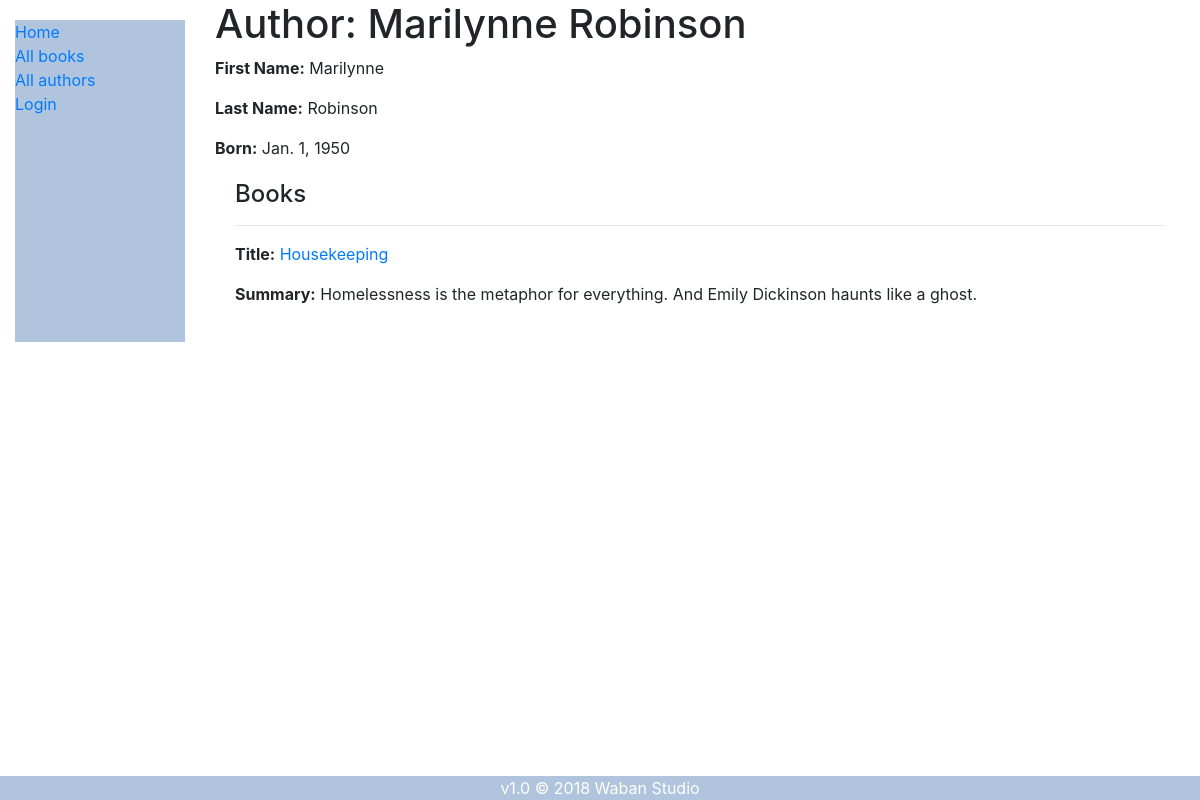
/catalog/author/3, run on an earlier commit of the app's database.
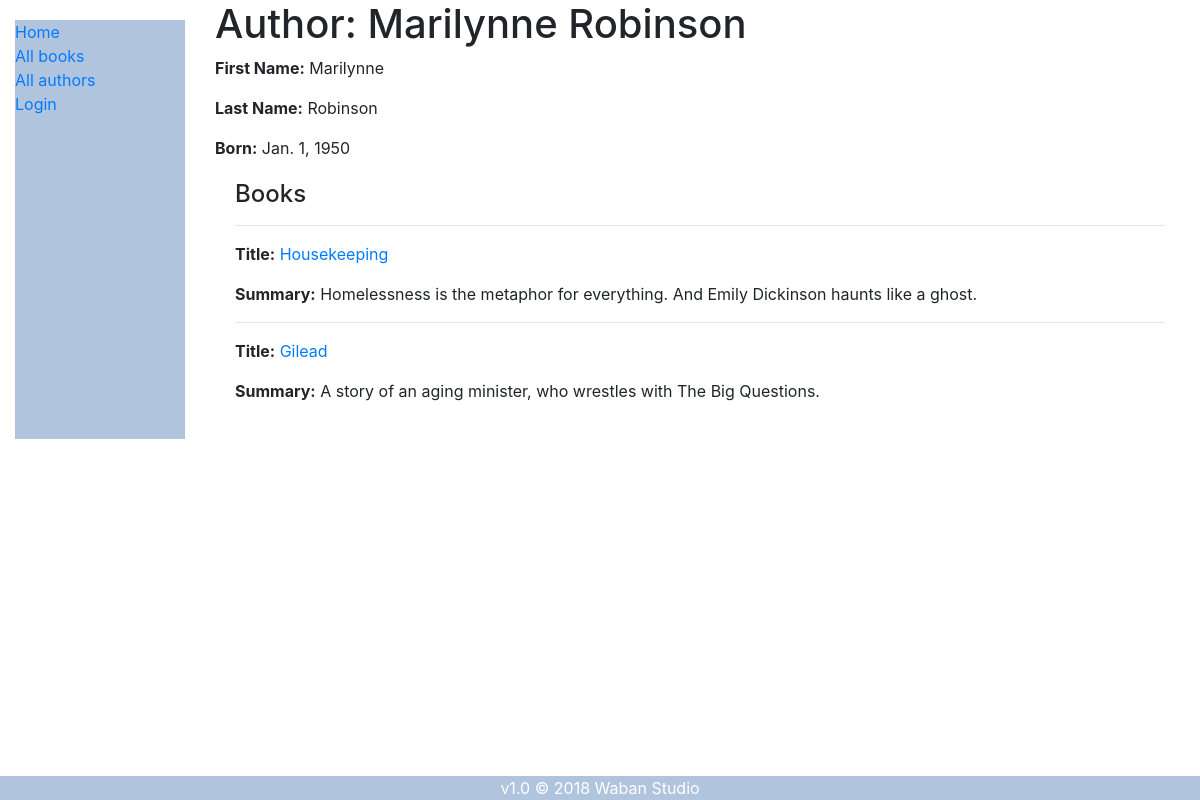
And on a later commit of the database.
### catalog/models.py (models this page shows, shortened)
class Book(models.Model):
    title = models.CharField('title', max_length=200)
    author = models.ForeignKey('author', on_delete=models.SET_NULL, null=True)
    summary = models.TextField(max_length=1000, help_text='Enter a brief description of the book')
    isbn = models.CharField('isbn', max_length=13, help_text='13 Character <a href="https://www.isbn-international.org/content/what-isbn">ISBN number</a>')
    genre = models.ManyToManyField(Genre, help_text='Select a genre for this book')
    class Meta:
        permissions = (("can_delete_book", "Delete book"),)
    def get_absolute_url(self):
        return reverse('book-detail', args=[str(self.id)])
    def display_genre(self):
        """Create a string for the Genre. This is required to display genre in Admin."""
        return ', '.join(genre.name for genre in self.genre.all()[:3])
    display_genre.short_description = 'Genre'

### catalog/views.py (the view)
# urls.py: path('author/<int:pk>', views.AuthorDetailView.as_view(), name='author-detail'),
class AuthorDetailView(generic.DetailView):
    model = Author

### catalog/templates/catalog/author_detail.html (shortened to what this page needs)
{% extends "base_generic.html" %}
{% block content %}
  <h1>Author: {{ author.first_name }} {{ author.last_name }}</h1>
  <p><strong>First Name:</strong> {{ author.first_name }}</p>
  <p><strong>Last Name:</strong> {{ author.last_name }}</p>
  <p><strong>Born:</strong> {{ author.date_of_birth }}</p>
  <div style="margin-left:20px;margin-top:20px;margin-right:20px">
    <h4>Books</h4>
  {% for i in author.book_set.all %}
      <hr>
      <p><strong>Title:</strong> <a href="{{ i.get_absolute_url }}">{{ i.title }}</a></p>
      <p><strong>Summary:</strong> {{i.summary}}</p>
  {% endfor %}
  </div>
{% endblock %}

What changed in the data, as far as the page shows it:
added Book: title "Gilead", summary "A story of an aging minister, who wrestles with The Big Questions."
